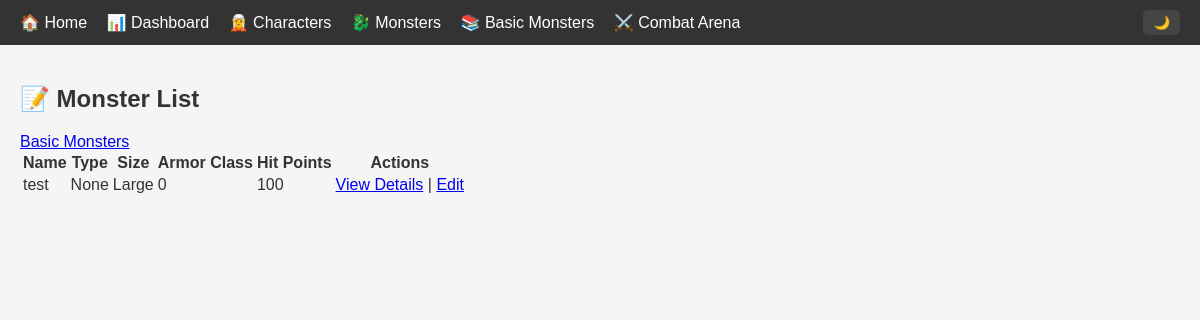
/accounts/monsters/ (signed in), run on the app's committed database.
### accounts/models.py (models this page shows, shortened)
class Monster(models.Model):
    name = models.CharField(max_length=100)  # Required field
    size = models.CharField(max_length=50, null=True, blank=True)
    type = models.CharField(max_length=50, null=True, blank=True)
    alignment = models.CharField(max_length=50, null=True, blank=True)
    armor_class = models.IntegerField(null=True, blank=True)
    hit_points = models.IntegerField(null=True, blank=True)
    speed = models.CharField(max_length=100, null=True, blank=True)
    strength = models.IntegerField(null=True, blank=True)
    dexterity = models.IntegerField(null=True, blank=True)
    constitution = models.IntegerField(null=True, blank=True)
    intelligence = models.IntegerField(null=True, blank=True)
    wisdom = models.IntegerField(null=True, blank=True)
    charisma = models.IntegerField(null=True, blank=True)
    saving_throws = models.TextField(null=True, blank=True)
    damage_resistances = models.TextField(null=True, blank=True)
    damage_immunities = models.TextField(null=True, blank=True)
    condition_immunities = models.TextField(null=True, blank=True)
    senses = models.TextField(null=True, blank=True)
    languages = models.TextField(null=True, blank=True)
    challenge_rating = models.CharField(max_length=20, null=True, blank=True)
    abilities = models.TextField(null=True, blank=True)
    actions = models.TextField(null=True, blank=True)
    reactions = models.TextField(null=True, blank=True)

### accounts/views.py (the view)
# urls.py: path('monsters/', views.monster_list, name='monster_list'),
@login_required
def monster_list(request):
    monsters = Monster.objects.all()
    return render(request, "accounts/monster_list.html", {"monsters": monsters})

### accounts/templates/accounts/monster_list.html
{% extends 'base.html' %}
{% block content %}
<h2>📝 Monster List</h2>
<a href="{% url 'basic_monster_list' %}">Basic Monsters</a>
<table>
    <thead>
        <tr>
            <th>Name</th>
            <th>Type</th>
            <th>Size</th>
            <th>Armor Class</th>
            <th>Hit Points</th>
            <th>Actions</th>
        </tr>
    </thead>
    <tbody>
        {% for monster in monsters %}
        <tr>
            <td>{{ monster.name }}</td>
            <td>{{ monster.type }}</td>
            <td>{{ monster.size }}</td>
            <td>{{ monster.armor_class }}</td>
            <td>{{ monster.hit_points }}</td>
            <td>
                <a href="{% url 'monster_detail' monster.id %}">View Details</a> |
                <a href="{% url 'edit_monster' monster.id %}">Edit</a>
            </td>
        </tr>
        {% empty %}
        <tr>
            <td colspan="6">No monsters have been uploaded yet.</td>
        </tr>
        {% endfor %}
    </tbody>
</table>
{% endblock %}

### static/css/style.css (style rules this page uses)
body { font-family: 'Arial', sans-serif; margin: 0; padding: 0; background-color: var(--bg-color); color: var(--text-color); transition: background-color 0.3s, color 0.3s; }
:root { --bg-color: #f5f5f5; --text-color: #333; --navbar-bg: #333; --navbar-text: #fff; --navbar-hover-bg: #ddd; --navbar-hover-text: #000; --card-bg: #fff; --button-bg: #007bff; --button-text: #fff; }

### templates/base.html (style rules this page uses)
body { font-family: Arial, sans-serif; margin: 0; padding: 0; }

### data on the page
Monster: name "test", type "None", size "Large", armor_class "0", hit_points "100"
